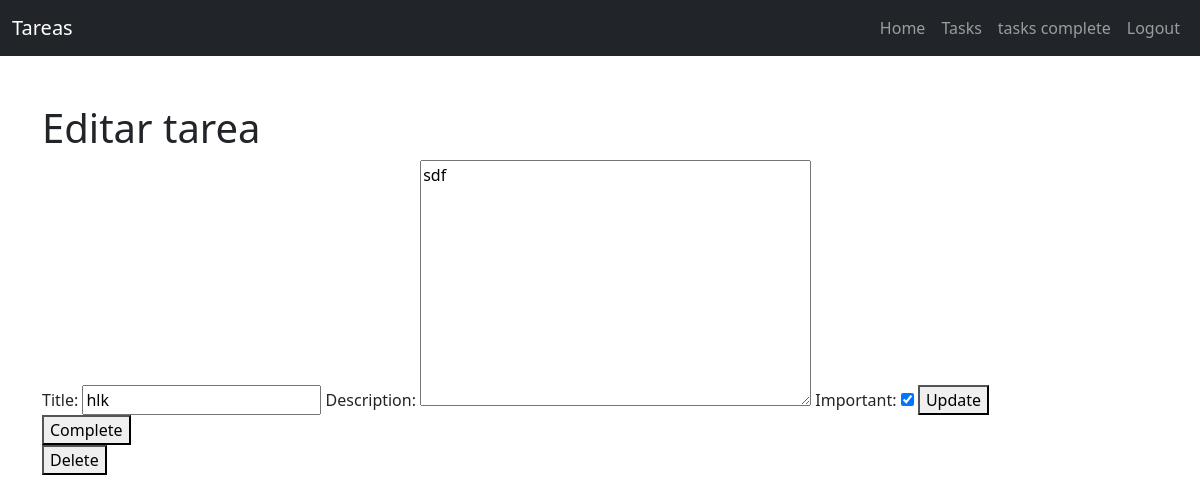
Page /tasks/3/ (signed in) on the committed database.
### tasks/models.py (models this page shows, shortened)
class Task(models.Model):
    title = models.CharField(max_length=100)
    description = models.TextField(blank=True)
    created = models.DateTimeField(auto_now_add=True)
    datecompleted = models.DateTimeField(null=True, blank=True)
    important = models.BooleanField(default=False)
    user = models.ForeignKey(User, on_delete=models.CASCADE)

### tasks/views.py (the view, shortened to what this page needs)
# urls.py: path('tasks/<int:task_id>/', views.task_detail, name='task_detail'),
@login_required
def task_detail(request, task_id):
    if request.method == 'GET':
        task = get_object_or_404(Task, pk=task_id, user=request.user)
        form = TaskForm(instance=task)
        return render(request, 'task_detail.html', {'task': task, 'form': form})

### tasks/forms.py
class TaskForm(ModelForm):
    class Meta:
        model = Task
        fields = ['title', 'description', 'important']

### tasks/templates/task_detail.html (shortened to what this page needs)
{% extends 'base.html' %}
{% block content %}
<h1>Editar tarea</h1>
<form method="post">
    {{form}}
    <button>Update</button>
</form>
<form action="{% url 'complete_task' task.id %}" method="post">
    <button>
        Complete
    </button>
</form>
<form action="{% url 'delete_task' task.id %}" method="post">
    <button>
        Delete
    </button>
</form>
{% endblock %}

### rows in the picture
Task: title "hlk", description "sdf", important "☑"
